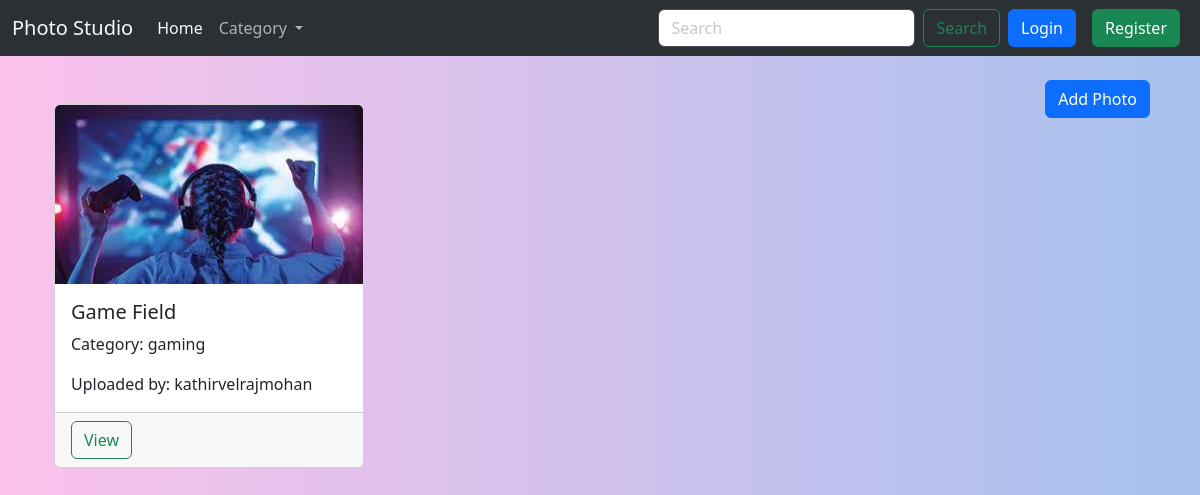
Page /?category=gaming on the committed database.
### main/models.py (models this page shows, shortened)
class photo(models.Model):
    user = models.ForeignKey(User,null = True,blank=True,on_delete=models.CASCADE)
    categories = models.ForeignKey(addcategory,null=True,blank=True,on_delete=models.SET_NULL)
    title = models.CharField(max_length=50,null=True,blank=True)
    description = models.TextField(max_length=200,null=True,blank=True)
    image = models.ImageField(null=True,blank=True)

class addcategory(models.Model):
    class Meta:
        verbose_name = 'addcategory'
        verbose_name_plural = 'addcategories'
    category = models.CharField(max_length=50,null=True,blank=True)
    def __str__(self):
        return self.category

### main/views.py (the view)
# urls.py: 2. Add a URL to urlpatterns:  path('', views.home, name='home')
def home(request):
    category = request.GET.get('category')
    categories = addcategory.objects.all()
    if category:
        photos = photo.objects.filter(categories__category=category)
    else:
        photos = photo.objects.all()
    context = {
        'categories': categories,
        'photos': photos,
    }
    return render(request, "index.html", context)

### templates/index.html (shortened to what this page needs)
{% extends 'base.html'%}
{%block content%}
{% include 'navbar.html' %}
  <div class="container mt-5">
    <a class="btn btn-primary me-2 float-end" href="{% url 'add' %}">Add Photo</a>
    <div class="row row-cols-1 row-cols-md-3 g-4">
      {% for photo in photos %}
      <div class="col">
        <div class="card h-100">
          <img src="{{photo.image.url}}" class="card-img-top" alt="...">
          <div class="card-body">
            <h5 class="card-title">{{photo.title}}</h5>
            <p class="card-text">Category: {{photo.categories}}</p>
            <p class="card-text">Uploaded by: {{photo.user}}</p>
          </div>
          <div class="card-footer">
            <div class="btn-group" role="group">
              <a href="{% url 'view-photo' photo.id %}" class="btn btn-outline-success">View</a>
            </div>
          </div>
        </div>
      </div>
      {% empty %}
      <h2>No photos</h2>
      {% endfor %}
    </div>
  </div>
{%endblock%}

### static/css/style.css (style rules this page uses)
html, body { height: 100%; }

### rows in the picture
photo: image (picture), title "Game Field", categories "gaming", user "kathirvelrajmohan"
